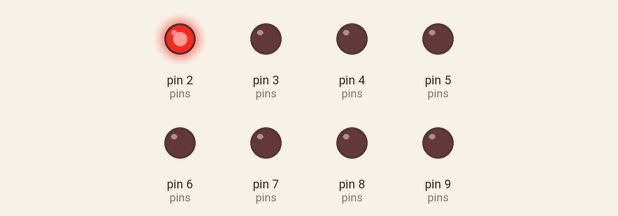
Bench run of a sketch on a simulated Arduino Uno, built with avr-gcc and run on an emulated ATmega328P. On the bench: output pins drawn as LEDs (lit = HIGH).

Above: at 0.05 s.
At 0.45 s:
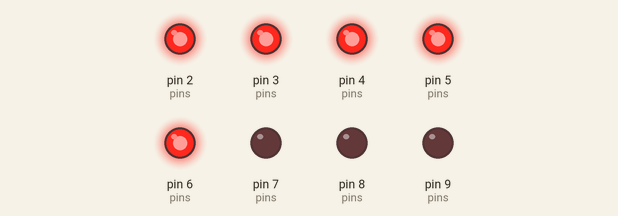
At 0.85 s:
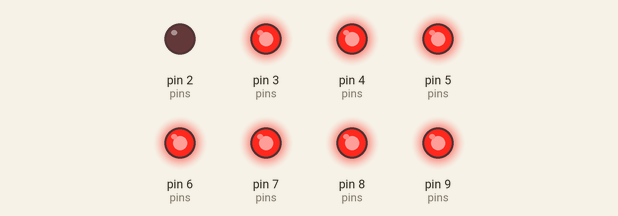
At 1.75 s:
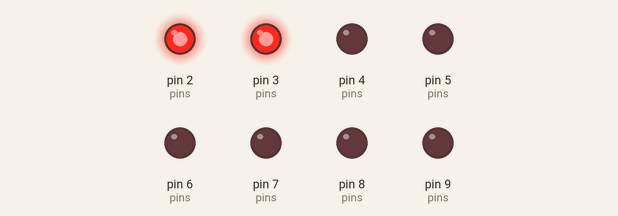
At 2.65 s:
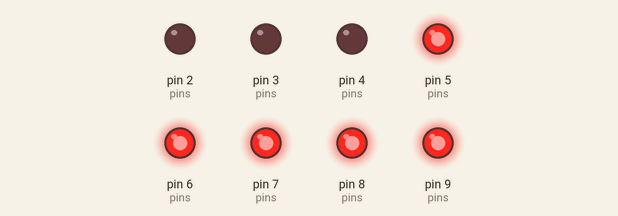
At 3.55 s:
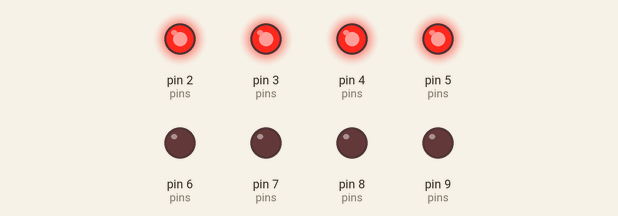
Timing chart, 0 to 3.9 s (numbered marks = the images above):
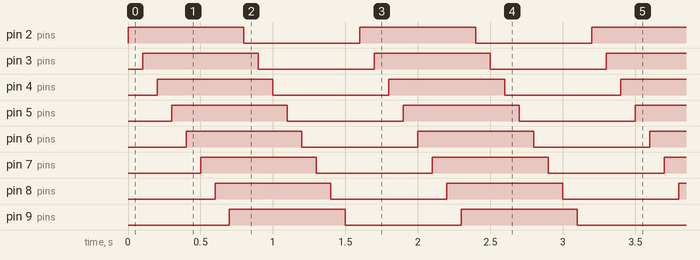

Measured:
- by itself, pin 2 (pins), pin 3 (pins), pin 4 (pins), pin 5 (pins), pin 6 (pins), pin 7 (pins), pin 8 (pins), pin 9 (pins): alternates HIGH for 0.80 s and LOW for 0.80 s
- by itself, everything shown: repeats every 1.6 s, in 16 steps

The sketch:

foreach.ino
```cpp
int pins[] = {
    2,
    3,
    4,
    5,
    6,
    7,
    8,
    9,
};

void setup()
{
    Serial.begin(9600);

    // This is considered non-blocking code because
    // it is very fast (the for-loop takes milliseconds to run)
    for (int pin : pins)
    {
        pinMode(pin, OUTPUT);
    }
}

void loop()
{
    // This is considered blocking code because it is slow
    // (the for-loop takes seconds to run)
    for (int pin : pins)
    {
        digitalWrite(pin, HIGH);
        delay(100);
    }

    for (int pin : pins)
    {
        digitalWrite(pin, LOW);
        delay(100);
    }
}
```
